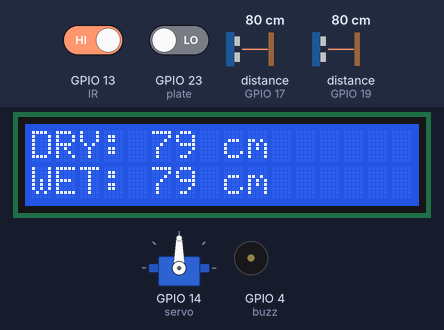
A sketch run on a simulated ESP32. Shown: 16×2 character LCD, servo, buzzer (waves = sounding, pin HIGH). Wiring (inferred from the names in the program): 2 × ultrasonic range finder: trigger GPIO 16, echo GPIO 17 / trigger GPIO 18, echo GPIO 19. The inputs (shaded band) are chosen by the test bench; at power-on: distance to the obstacle (sensors on GPIO 17, GPIO 19) 80 cm, GPIO 13 (IR) HIGH, GPIO 23 (plate) LOW. The echo pulse lasts 58.3 µs per cm; WiFi joins after 1.5 s; servers stay silent unless stated; pins used as bus, display or sensor lines are not drawn; what the sketch prints to the serial monitor is not drawn.

Above: at 5.1 s.
5.2 s: distance to the obstacle (sensor on GPIO 17) set to 12 cm
At 6.3 s:
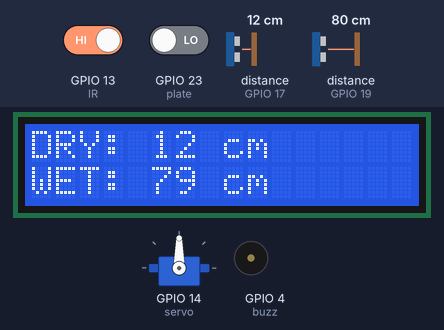
7.5 s: distance to the obstacle (sensor on GPIO 17) set to 9 cm
At 9.1 s:
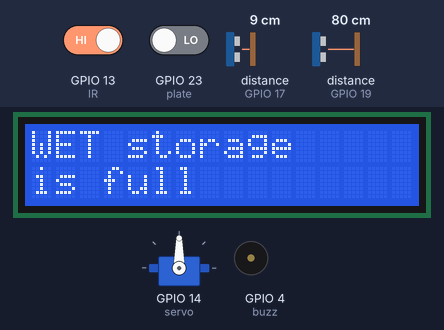
11.6 s: GPIO 13 (IR) driven LOW
At 14.2 s:
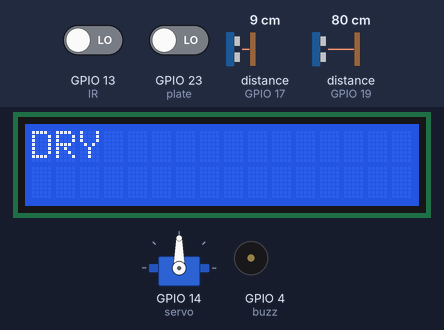
14.7 s: GPIO 23 (plate) driven HIGH
At 18.5 s:
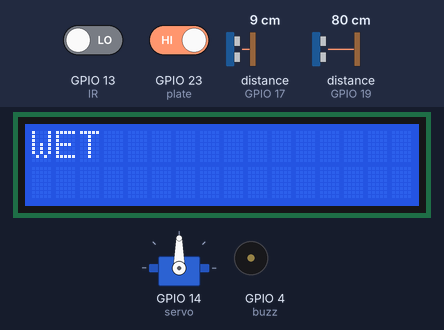
18.8 s: distance to the obstacle (sensor on GPIO 19) set to 2 cm
At 20.7 s:
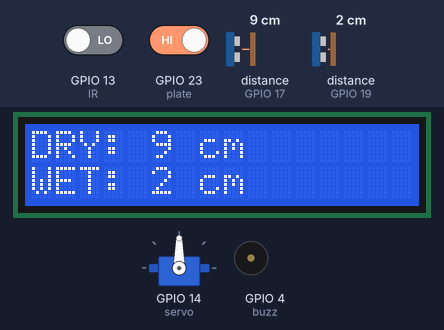
22.3 s: distance to the obstacle (sensor on GPIO 19) set to 4 cm
At 25.01 s:
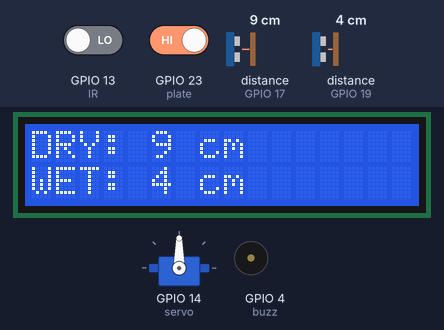
Timing chart, 0 to 27.4 s (numbered marks = the images above; inputs shaded):
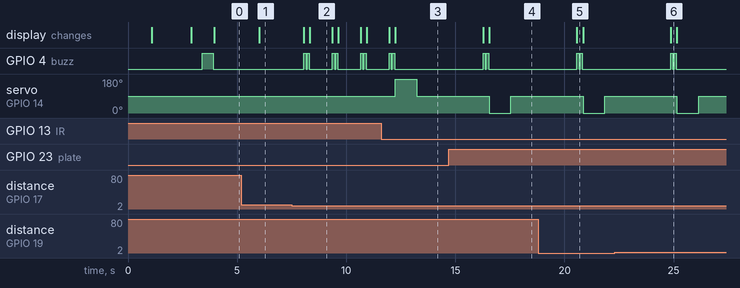

Measured:
- the behaviour switches between 11 and 10 cm on distance to the obstacle (sensor on GPIO 17) (found by bisection; images 1 and 2)
- after the input at 5.2 s, the display: changes after 0.81 s (image 1)
- after the input at 7.5 s, GPIO 4 (buzz): LOW → HIGH after 0.56 s, then repeats every 1.3 s: LOW 0.05 s, HIGH 0.10 s, LOW 1.0 s, HIGH 0.10 s; the display: first changes after 0.56 s (image 2 shows a later state)
- after the input at 11.6 s, GPIO 4 (buzz): goes on until 12.2 s, then stays LOW; servo on GPIO 14 (servo): 90° → 180° after 0.64 s, → 90° 1.0 s later; the display: first differs from a run without the input after 0.64 s (image 3)
- after the input at 14.7 s, the display: first differs from a run without the input after 1.8 s (image 4)
- after the input at 18.8 s, the display: changes after 1.8 s (image 5)
- after the input at 22.3 s, the display: changes after 2.6 s (image 6)

The sketch:

ESP32_waste_segregation_code.ino
```cpp
#define BLYNK_TEMPLATE_ID "TMPL35TOJ0GGn"
#define BLYNK_TEMPLATE_NAME "waste management"
#define BLYNK_AUTH_TOKEN "P22JdRLnvdQ2_CXqBs9kp_irnRMBgM0S"

#define BLYNK_PRINT Serial
#include <WiFi.h>
#include <BlynkSimpleEsp32.h>
#include <Wire.h>
#include <LiquidCrystal_I2C.h>
LiquidCrystal_I2C lcd(0x27, 16, 2);
#include <ESP32Servo.h>
Servo myservo;
long duration1, distance1 = 0, duration2, distance2 = 0;
char auth[] = BLYNK_AUTH_TOKEN;

char ssid[] = "network"; // Your Wifi Name
char pass[] = "1122334455"; // Your Wifi Password

#define trigPin1 16
#define echoPin1 17
#define trigPin2 18
#define echoPin2 19
#define IR 13
#define buzz 4
#define servo 14
#define plate 23

BlynkTimer timer;
int IRdata, platedata;

void setup() {
  Serial.begin(115200);
  lcd.init();
  lcd.backlight();
  lcd.setCursor(0, 0);
  lcd.print("Waste management");
  delay(1000);
  lcd.clear();
  lcd.print("Searching WIFI");

  Blynk.begin(auth, ssid, pass);

  pinMode(trigPin1, OUTPUT);
  pinMode(echoPin1, INPUT);
  pinMode(trigPin2, OUTPUT);
  pinMode(echoPin2, INPUT);
  pinMode(plate, INPUT);
  pinMode(IR, INPUT);
  pinMode(buzz, OUTPUT);

  lcd.clear();
  lcd.print("Connected");
  delay(500);

  digitalWrite(buzz, HIGH);
  delay(500);
  digitalWrite(buzz, LOW);
  myservo.attach(servo);
  timer.setInterval(2000L, sendUltrasonicData);
  myservo.write(90);
}

void loop() {
  readultra();
  Blynk.run();
  timer.run();
  //SERVO MOTOR
  IRdata = digitalRead(IR);
  if (IRdata == 0)
  {
    //tune();
    platedata = digitalRead(plate);
    {
      if (platedata == 1)
      {
        lcd.clear();
        lcd.setCursor(0, 0);
        lcd.print("WET");
        myservo.write(0);
        delay(1000);
        myservo.write(90);
        delay(2000);
      }
      else
      {
        lcd.clear();
        lcd.setCursor(0, 0);
        lcd.print("DRY");
        myservo.write(180);
        delay(1000);
        myservo.write(90);
        delay(2000);
      }
    }
  }

  delay(1000);
}

//ULTRASONIC
void readultra()
{
  digitalWrite(trigPin1, LOW);
  delayMicroseconds(2);
  digitalWrite(trigPin1, HIGH);
  delayMicroseconds(10);
  digitalWrite(trigPin1, LOW);
  duration1 = pulseIn(echoPin1, HIGH);
  distance1 = (duration1 * 0.0343) / 2;

  digitalWrite(trigPin2, LOW);
  delayMicroseconds(2);
  digitalWrite(trigPin2, HIGH);
  delayMicroseconds(10);
  digitalWrite(trigPin2, LOW);
  duration2 = pulseIn(echoPin2, HIGH);
  distance2 = (duration2 * 0.0343) / 2;

  Serial.print("DRY: ");
  Serial.print(distance1);
  Serial.print(" cm");
  Serial.print("  WET: ");
  Serial.print(distance2);
  Serial.println(" cm");

  lcd.clear();
  lcd.setCursor(0, 0);
  lcd.print("DRY: ");
  lcd.print(distance1);
  lcd.print(" cm");
  lcd.setCursor(0, 1);
  lcd.print("WET: ");
  lcd.print(distance2);
  lcd.print(" cm");
  if (distance1 < 10)
  {
    tune();
    lcd.clear();
    lcd.setCursor(0, 0);
    lcd.print("WET storage");
    lcd.setCursor(0, 1);
    lcd.print("is full");
  }
  else if (distance2 < 10)
  {
    tune();
    lcd.clear();
    lcd.setCursor(0, 0);
    lcd.print("DRY storage");
    lcd.setCursor(0, 1);
    lcd.print("is full");
  }
}
//BLYNK
void sendUltrasonicData() {

  Blynk.virtualWrite(V1, distance1);
  Blynk.virtualWrite(V2, distance2);

}

void tune() {
  digitalWrite(buzz, HIGH);
  delay(100);
  digitalWrite(buzz, LOW);
  delay(50);
  digitalWrite(buzz, HIGH);
  delay(100);
  digitalWrite(buzz, LOW);
}
```
